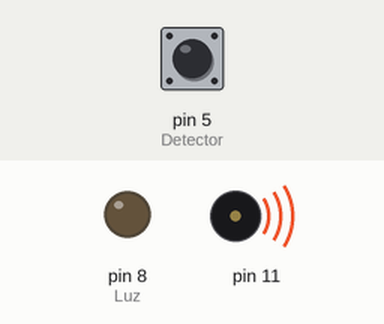
Bench run of a sketch on a simulated Arduino Uno, built with avr-gcc and run on an emulated ATmega328P. Parts: output pins drawn as LEDs (lit = HIGH), buzzer (waves = sounding). The test bench sets the inputs (shaded band); at power-on: pin 5 (Detector) HIGH.

Above: at 0.1 s.
At 2.6 s:
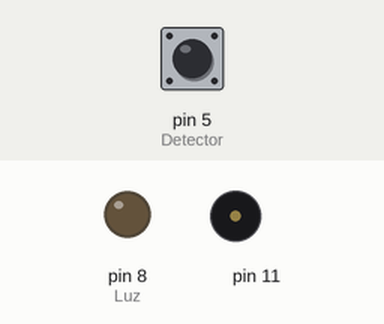
At 3.1 s:
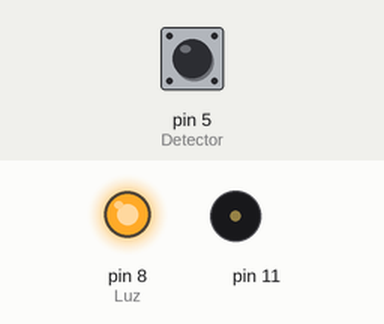
Timing chart, 0 to 4.6 s (numbered marks = the images above):
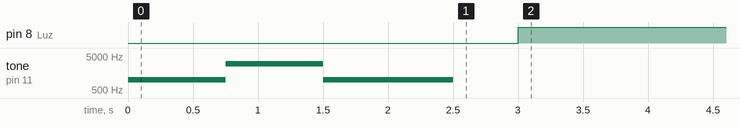

Measured:
- by itself, pin 8 (Luz): LOW → HIGH at 3.0 s

The sketch:

RADIADOR_3.ino
```cpp
//25/04/2019 COMIENZO PROYECTO
//26/04/2019 CAMBIO LOS DELAYS POR MILLIS()
//02/05/2019 LA CAJA DEBE LLEVAR INTERRUPTOR DE APAGADO Y EN EL ARRANQUE, EL BUZZER EMITE 3 BIP´S
//Entradas  DETECTOR NIVEL D5
//Salidas: LED D8
//         BUZZER D11

  //ENTRADA
const int Detector = 5;     //Detector nivel
// SALIDA
const int Luz = 8;          //led detector nivel bajo
long tiempo;
long contador=0;

void setup()
{
  pinMode(Luz, OUTPUT);     // led
  pinMode(Detector, INPUT);  // Detector nivel
  digitalWrite(Luz,LOW);       //
  tiempo=millis();
  tone(11, 1000);
  delay(750);
  tone(11, 3000);
  delay(750);
  tone(11, 1000);
  delay(1000);
  noTone(11);
}

void loop()
{
 if (!digitalRead(Detector))
  {
  tiempo=millis();
  digitalWrite(Luz,LOW);
  noTone(11);
  contador=1000;
  }
 if(millis()-tiempo>3000)
  {
 digitalWrite(Luz,HIGH);
 tone(11, contador++); //activa un tono
  if (contador ==3000)contador=1000;
  }
}
```
